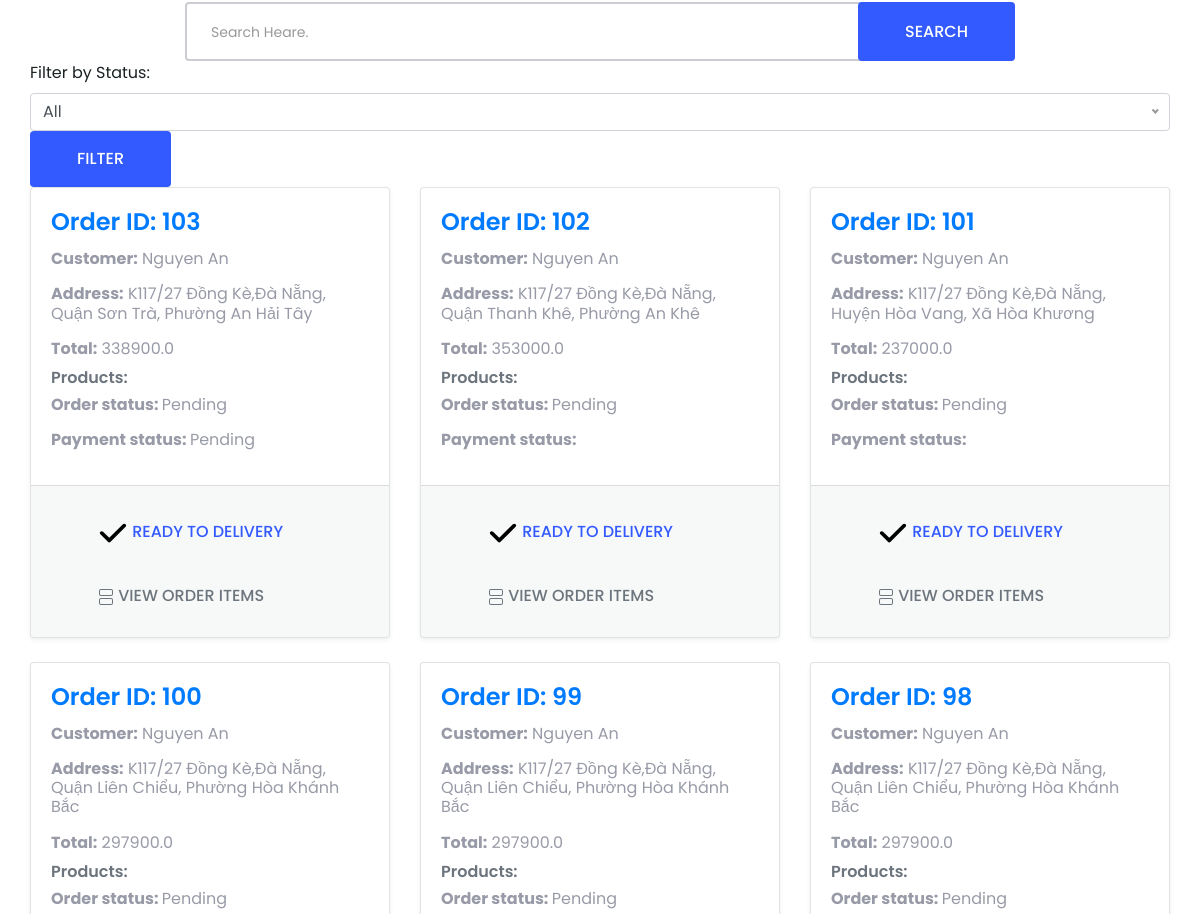
The page /admin/orders (signed in, middle part) on the database as committed earlier.
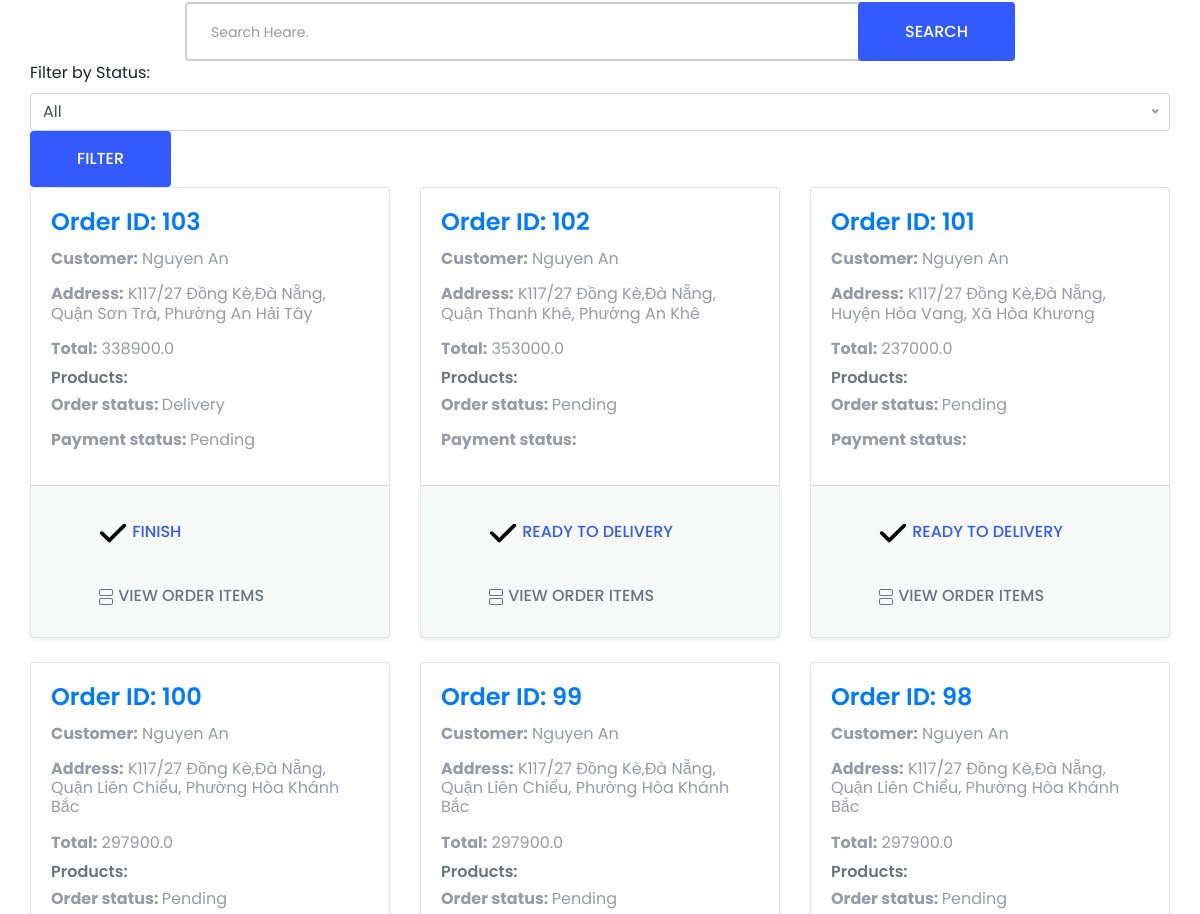
The same page on the database as committed later.
### models/order.py (models this page shows)
class OrderDetails(db.Model):
    __tablename__ = 'order_details'
    id = db.Column(db.Integer, primary_key=True)
    user_id = db.Column(db.Integer, db.ForeignKey('user.id'))
    total = db.Column(db.Float)
    status = db.Column(db.String(100))
    created_at = db.Column(db.DateTime)
    modified_at = db.Column(db.DateTime)
    billing_id = db.Column(db.Integer, db.ForeignKey('billing_information.id'))
    transaction_id = db.Column(db.String(100), nullable=True)
    payment_id = db.Column(db.Integer, db.ForeignKey('payment_details.id'))
    payment = db.relationship('PaymentDetails', backref='order')
    billing = db.relationship('BillingInformation', backref='order')
    user = db.relationship('User', backref='orders')

### models/user.py (models this page shows, shortened)
class User(db.Model, UserMixin):
    __tablename__ = 'user'
    id = db.Column(db.Integer, primary_key=True, autoincrement=True)
    username = db.Column(db.String(255), unique=True, nullable=False)
    password = db.Column(db.String(255), nullable=True)
    first_name = db.Column(db.Unicode(255))
    last_name = db.Column(db.Unicode(255))
    telephone = db.Column(db.String(20))
    created_at = db.Column(db.DateTime)
    modified_at = db.Column(db.DateTime)
    is_admin = db.Column(db.Boolean, default=False)
    email_verified = db.Column(db.Boolean, default=False)
    active = db.Column(db.Boolean, default=True)
    fs_uniquifier = db.Column(db.String(255), unique=True, nullable=False, default=lambda: str(uuid.uuid4()))
    billing_information = db.relationship('BillingInformation', backref='user_billing', uselist=False)
    roles = db.relationship('Role', secondary='user_roles', backref=db.backref('users', lazy='dynamic'))

### models/payment.py (models this page shows)
class BillingInformation(db.Model):
    __tablename__ = 'billing_information'
    id = db.Column(db.Integer, primary_key=True)
    user_id = db.Column(db.Integer, db.ForeignKey('user.id'))
    first_name = db.Column(db.Unicode(255))
    last_name = db.Column(db.Unicode(255))
    email = db.Column(db.String(255))
    address = db.Column(db.String(255))
    shipping_method_id = db.Column(db.Integer, db.ForeignKey('shipping_method.id'))
    city = db.Column(db.String(255))
    shipping_fee = db.Column(db.Float, nullable=True, default=0)
    district = db.Column(db.String(255))
    ward = db.Column(db.String(255))
    telephone = db.Column(db.String(20))
    created_at = db.Column(db.DateTime)
    modified_at = db.Column(db.DateTime)
    user = db.relationship('User', backref='billing_info')

class PaymentDetails(db.Model):
    __tablename__ = 'payment_details'
    id = db.Column(db.Integer, primary_key=True)
    amount = db.Column(db.Float, nullable=False)
    provider = db.Column(db.String(255), nullable=False)
    transaction_id = db.Column(db.String(100), nullable=True)
    status = db.Column(db.String(100), nullable=False)
    created_at = db.Column(db.DateTime)
    modified_at = db.Column(db.DateTime)
    zp_trans_id = db.Column(db.String(100), nullable=True)

### routes/admin.py (the view)
@admin_bp.route('/admin/orders', methods=['GET'])
@login_required
def admin_orders():
    if not current_user.is_admin:
        flash('You do not have permission to access this page.', 'danger')
        return redirect(url_for('index.home'))
    page = request.args.get(get_page_parameter(), type=int, default=1)
    per_page = 9
    sort_by = request.args.get('sort_by', 'created_at')
    sort_order = request.args.get('sort_order', 'desc')
    status = request.args.get('status')
    query = OrderDetails.query
    if status:
        query = query.filter_by(status=status)
    if sort_order == 'desc':
        query = query.order_by(getattr(OrderDetails, sort_by).desc())
    else:
        query = query.order_by(getattr(OrderDetails, sort_by).asc())
    pagination = query.paginate(page=page, per_page=per_page, error_out=False)
    orders = pagination.items
    return render_template('admin_order.html', orders=orders, pagination=pagination, sort_by=sort_by, sort_order=sort_order, status=status)

### templates/admin_order.html (shortened to what this page needs)
<!DOCTYPE html>
<html lang="en">
<head>
    <link rel="stylesheet" href="{{url_for('static', filename='dist/main.css')}}">
</head>
<body>
<main>
    <section class="search">
        <div class="container">
            <div class="row justify-content-center">
                <div class="search-wrapper">
                    <form class="search-wrapper-box" method="GET" action="{{ url_for('shop.home') }}">
                        <input type="text" name="keySearch" placeholder="Search Heare.">
                        <button class="btn bg-primary" type="submit">SEARCH</button>
                    </form>
                </div>
            </div>
        </div>
    </section>
    <section class="populerproduct bg-white p-0 shop-product">
        <div class="container">
            <form method="GET" action="{{ url_for('admin.admin_orders') }}">
                <div class="form-group">
                    <label for="status">Filter by Status:</label>
                </div>
                <button type="submit" class="btn btn-primary">Filter</button>
            </form>
            <div class="row">
                {% for order in orders %}
                    <div class="col-md-4 col-sm-6 mb-4">
                        <form method="POST" action="{{ url_for('order.update_status', order_id=order.id) }}">
                            <div class="card order-item shadow-sm">
                                <div class="card-body">
                                    <h5 class="card-title">Order ID: {{ order.id }}</h5>
                                    <p class="card-text"><strong>Customer:</strong> {{ order.user.first_name + " " + order.user.last_name }}</p>
                                    <p class="card-text"><strong>Address:</strong> {{ order.billing.address + "," + order.billing.city + ", " + order.billing.district + ", " + order.billing.ward }}</p>
                                    <p class="card-text"><strong>Total:</strong> {{ order.total }}</p>
                                    <h6 class="card-subtitle mb-2 text-muted">Products:</h6>
                                    <p class="cart-text"><strong>Order status: </strong>{{ order.status }}</p>
                                    <p class="cart-text"><strong>Payment status: </strong>{{ order.payment.status }}</p>
                                </div>
                                <div class="card-footer text-muted">
                                    {% if order.status == 'Finished' %}
                                        <button type="submit" name="action" value="finish" class="btn btn-sm btn-outline-primary" disabled>
                                            <svg style="width: 30px; height: 30px" xmlns="http://www.w3.org/2000/svg" viewBox="0 0 448 512">
                                                <path d="M438.6 105.4c12.5 12.5 12.5 32.8 0 45.3l-256 256c-12.5 12.5-32.8 12.5-45.3 0l-128-128c-12.5-12.5-12.5-32.8 0-45.3s32.8-12.5 45.3 0L160 338.7 393.4 105.4c12.5-12.5 32.8-12.5 45.3 0z"/>
                                            </svg>
                                            Finish
                                        </button>
                                    {% elif order.status == 'Delivery' %}
                                        <button type="submit" name="action" value="finish" class="btn btn-sm btn-outline-primary">
                                            <svg style="width: 30px; height: 30px" xmlns="http://www.w3.org/2000/svg" viewBox="0 0 448 512">
                                                <path d="M438.6 105.4c12.5 12.5 12.5 32.8 0 45.3l-256 256c-12.5 12.5-32.8 12.5-45.3 0l-128-128c-12.5-12.5-12.5-32.8 0-45.3s32.8-12.5 45.3 0L160 338.7 393.4 105.4c12.5-12.5 32.8-12.5 45.3 0z"/>
                                            </svg>
                                            Finish
                                        </button>
                                    {% else %}
                                        <button type="submit" name="action" value="ready_to_delivery" class="btn btn-sm btn-outline-primary">
                                            <svg style="width: 30px; height: 30px" xmlns="http://www.w3.org/2000/svg" viewBox="0 0 448 512">
                                                <path d="M438.6 105.4c12.5 12.5 12.5 32.8 0 45.3l-256 256c-12.5 12.5-32.8 12.5-45.3 0l-128-128c-12.5-12.5-12.5-32.8 0-45.3s32.8-12.5 45.3 0L160 338.7 393.4 105.4c12.5-12.5 32.8-12.5 45.3 0z"/>
                                            </svg>
                                            Ready to delivery
                                        </button>
                                    {% endif %}
                                    <button type="button" class="btn btn-sm btn-outline-secondary" onclick="showOrderItems({{ order.id }})">
                                        View order items
                                    </button>
                                </div>
                            </div>
                        </form>
                    </div>
                {% endfor %}
            </div>
        </div>
    </section>
</main>
</body>

Rows that differ between the two databases and show on the page:
changed OrderDetails "K117/27 Đồng Kè,Đà Nẵng, Quận Sơn Trà, Phường An Hải Tây": status "Pending" → "Delivery"; status "READY TO DELIVERY" → "FINISH"
